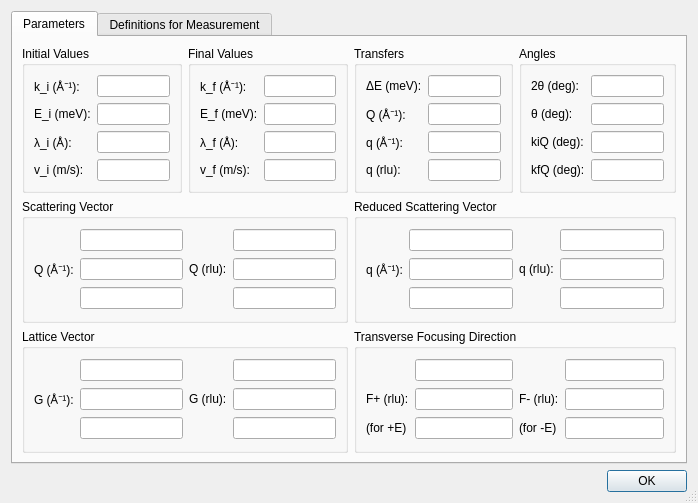
<?xml version="1.0" encoding="UTF-8"?>
<ui version="4.0">
 <class>RecipParamDlg</class>
 <widget class="QDialog" name="RecipParamDlg">
  <property name="geometry">
   <rect>
    <x>0</x>
    <y>0</y>
    <width>698</width>
    <height>503</height>
   </rect>
  </property>
  <property name="windowTitle">
   <string>Reciprocal Space Parameters</string>
  </property>
  <property name="sizeGripEnabled">
   <bool>true</bool>
  </property>
  <layout class="QGridLayout" name="gridLayout_7">
   <item row="0" column="0">
    <widget class="QTabWidget" name="tabWidget">
     <property name="currentIndex">
      <number>0</number>
     </property>
     <widget class="QWidget" name="tab">
      <attribute name="title">
       <string>Parameters</string>
      </attribute>
      <layout class="QGridLayout" name="gridLayout_10">
       <item row="0" column="0">
        <widget class="QGroupBox" name="groupBox">
         <property name="title">
          <string>Initial Values</string>
         </property>
         <layout class="QGridLayout" name="gridLayout">
          <item row="0" column="0">
           <widget class="QLabel" name="label">
            <property name="text">
             <string>k_i (Å⁻¹):</string>
            </property>
           </widget>
          </item>
          <item row="0" column="1">
           <widget class="QLineEdit" name="editKi">
            <property name="readOnly">
             <bool>true</bool>
            </property>
           </widget>
          </item>
          <item row="1" column="0">
           <widget class="QLabel" name="label_2">
            <property name="text">
             <string>E_i (meV):</string>
            </property>
           </widget>
          </item>
          <item row="1" column="1">
           <widget class="QLineEdit" name="editEi">
            <property name="readOnly">
             <bool>true</bool>
            </property>
           </widget>
          </item>
          <item row="2" column="0">
           <widget class="QLabel" name="label_3">
            <property name="text">
             <string>λ_i (Å):</string>
            </property>
           </widget>
          </item>
          <item row="2" column="1">
           <widget class="QLineEdit" name="editLami">
            <property name="readOnly">
             <bool>true</bool>
            </property>
           </widget>
          </item>
          <item row="3" column="0">
           <widget class="QLabel" name="label_4">
            <property name="text">
             <string>v_i (m/s):</string>
            </property>
           </widget>
          </item>
          <item row="3" column="1">
           <widget class="QLineEdit" name="editVi">
            <property name="readOnly">
             <bool>true</bool>
            </property>
           </widget>
          </item>
         </layout>
        </widget>
       </item>
       <item row="0" column="1">
        <widget class="QGroupBox" name="groupBox_2">
         <property name="title">
          <string>Final Values</string>
         </property>
         <layout class="QGridLayout" name="gridLayout_2">
          <item row="0" column="0">
           <widget class="QLabel" name="label_6">
            <property name="text">
             <string>k_f (Å⁻¹):</string>
            </property>
           </widget>
          </item>
          <item row="0" column="1">
           <widget class="QLineEdit" name="editKf">
            <property name="readOnly">
             <bool>true</bool>
            </property>
           </widget>
          </item>
          <item row="1" column="0">
           <widget class="QLabel" name="label_8">
            <property name="text">
             <string>E_f (meV):</string>
            </property>
           </widget>
          </item>
          <item row="1" column="1">
           <widget class="QLineEdit" name="editEf">
            <property name="readOnly">
             <bool>true</bool>
            </property>
           </widget>
          </item>
          <item row="2" column="0">
           <widget class="QLabel" name="label_5">
            <property name="text">
             <string>λ_f (Å):</string>
            </property>
           </widget>
          </item>
          <item row="2" column="1">
           <widget class="QLineEdit" name="editLamf">
            <property name="readOnly">
             <bool>true</bool>
            </property>
           </widget>
          </item>
          <item row="3" column="0">
           <widget class="QLabel" name="label_7">
            <property name="text">
             <string>v_f (m/s):</string>
            </property>
           </widget>
          </item>
          <item row="3" column="1">
           <widget class="QLineEdit" name="editVf">
            <property name="readOnly">
             <bool>true</bool>
            </property>
           </widget>
          </item>
         </layout>
        </widget>
       </item>
       <item row="0" column="2">
        <widget class="QGroupBox" name="groupBox_3">
         <property name="title">
          <string>Transfers</string>
         </property>
         <layout class="QGridLayout" name="gridLayout_4">
          <item row="1" column="1">
           <widget class="QLineEdit" name="editQ">
            <property name="readOnly">
             <bool>true</bool>
            </property>
           </widget>
          </item>
          <item row="1" column="0">
           <widget class="QLabel" name="label_13">
            <property name="text">
             <string>Q (Å⁻¹):</string>
            </property>
           </widget>
          </item>
          <item row="0" column="1">
           <widget class="QLineEdit" name="editE">
            <property name="readOnly">
             <bool>true</bool>
            </property>
           </widget>
          </item>
          <item row="0" column="0">
           <widget class="QLabel" name="label_9">
            <property name="text">
             <string>ΔE (meV):</string>
            </property>
           </widget>
          </item>
          <item row="2" column="0">
           <widget class="QLabel" name="label_14">
            <property name="text">
             <string>q (Å⁻¹):</string>
            </property>
           </widget>
          </item>
          <item row="2" column="1">
           <widget class="QLineEdit" name="editq">
            <property name="readOnly">
             <bool>true</bool>
            </property>
           </widget>
          </item>
          <item row="3" column="1">
           <widget class="QLineEdit" name="editqrlu">
            <property name="readOnly">
             <bool>true</bool>
            </property>
           </widget>
          </item>
          <item row="3" column="0">
           <widget class="QLabel" name="label_22">
            <property name="text">
             <string>q (rlu):</string>
            </property>
           </widget>
          </item>
         </layout>
        </widget>
       </item>
       <item row="0" column="3">
        <widget class="QGroupBox" name="groupBox_4">
         <property name="title">
          <string>Angles</string>
         </property>
         <layout class="QGridLayout" name="gridLayout_3">
          <item row="3" column="0">
           <widget class="QLabel" name="label_12">
            <property name="text">
             <string>kfQ (deg):</string>
            </property>
           </widget>
          </item>
          <item row="0" column="1">
           <widget class="QLineEdit" name="edit2Theta">
            <property name="readOnly">
             <bool>true</bool>
            </property>
           </widget>
          </item>
          <item row="3" column="1">
           <widget class="QLineEdit" name="editKfQ">
            <property name="readOnly">
             <bool>true</bool>
            </property>
           </widget>
          </item>
          <item row="2" column="0">
           <widget class="QLabel" name="label_11">
            <property name="text">
             <string>kiQ (deg):</string>
            </property>
           </widget>
          </item>
          <item row="2" column="1">
           <widget class="QLineEdit" name="editKiQ">
            <property name="readOnly">
             <bool>true</bool>
            </property>
           </widget>
          </item>
          <item row="0" column="0">
           <widget class="QLabel" name="label_10">
            <property name="text">
             <string>2θ (deg):</string>
            </property>
           </widget>
          </item>
          <item row="1" column="0">
           <widget class="QLabel" name="label_19">
            <property name="text">
             <string>θ (deg):</string>
            </property>
           </widget>
          </item>
          <item row="1" column="1">
           <widget class="QLineEdit" name="editTheta">
            <property name="readOnly">
             <bool>true</bool>
            </property>
           </widget>
          </item>
         </layout>
        </widget>
       </item>
       <item row="1" column="0" colspan="2">
        <widget class="QGroupBox" name="groupBox_5">
         <property name="title">
          <string>Scattering Vector</string>
         </property>
         <layout class="QGridLayout" name="gridLayout_5">
          <item row="0" column="1">
           <widget class="QLineEdit" name="editQx">
            <property name="readOnly">
             <bool>true</bool>
            </property>
           </widget>
          </item>
          <item row="0" column="3">
           <widget class="QLineEdit" name="editQxrlu">
            <property name="readOnly">
             <bool>true</bool>
            </property>
           </widget>
          </item>
          <item row="1" column="0">
           <widget class="QLabel" name="label_15">
            <property name="text">
             <string>Q (Å⁻¹):</string>
            </property>
           </widget>
          </item>
          <item row="1" column="1">
           <widget class="QLineEdit" name="editQy">
            <property name="readOnly">
             <bool>true</bool>
            </property>
           </widget>
          </item>
          <item row="1" column="2">
           <widget class="QLabel" name="label_16">
            <property name="text">
             <string>Q (rlu):</string>
            </property>
           </widget>
          </item>
          <item row="1" column="3">
           <widget class="QLineEdit" name="editQyrlu">
            <property name="readOnly">
             <bool>true</bool>
            </property>
           </widget>
          </item>
          <item row="2" column="1">
           <widget class="QLineEdit" name="editQz">
            <property name="readOnly">
             <bool>true</bool>
            </property>
           </widget>
          </item>
          <item row="2" column="3">
           <widget class="QLineEdit" name="editQzrlu">
            <property name="readOnly">
             <bool>true</bool>
            </property>
           </widget>
          </item>
         </layout>
        </widget>
       </item>
       <item row="1" column="2" colspan="2">
        <widget class="QGroupBox" name="groupBox_6">
         <property name="title">
          <string>Reduced Scattering Vector</string>
         </property>
         <layout class="QGridLayout" name="gridLayout_6">
          <item row="0" column="1">
           <widget class="QLineEdit" name="editqx">
            <property name="readOnly">
             <bool>true</bool>
            </property>
           </widget>
          </item>
          <item row="0" column="3">
           <widget class="QLineEdit" name="editqxrlu">
            <property name="readOnly">
             <bool>true</bool>
            </property>
           </widget>
          </item>
          <item row="1" column="0">
           <widget class="QLabel" name="label_17">
            <property name="text">
             <string>q (Å⁻¹):</string>
            </property>
           </widget>
          </item>
          <item row="1" column="1">
           <widget class="QLineEdit" name="editqy">
            <property name="readOnly">
             <bool>true</bool>
            </property>
           </widget>
          </item>
          <item row="1" column="2">
           <widget class="QLabel" name="label_18">
            <property name="text">
             <string>q (rlu):</string>
            </property>
           </widget>
          </item>
          <item row="1" column="3">
           <widget class="QLineEdit" name="editqyrlu">
            <property name="readOnly">
             <bool>true</bool>
            </property>
           </widget>
          </item>
          <item row="2" column="1">
           <widget class="QLineEdit" name="editqz">
            <property name="readOnly">
             <bool>true</bool>
            </property>
           </widget>
          </item>
          <item row="2" column="3">
           <widget class="QLineEdit" name="editqzrlu">
            <property name="readOnly">
             <bool>true</bool>
            </property>
           </widget>
          </item>
         </layout>
        </widget>
       </item>
       <item row="2" column="0" colspan="2">
        <widget class="QGroupBox" name="groupBox_7">
         <property name="title">
          <string>Lattice Vector</string>
         </property>
         <layout class="QGridLayout" name="gridLayout_8">
          <item row="0" column="1">
           <widget class="QLineEdit" name="editGx">
            <property name="readOnly">
             <bool>true</bool>
            </property>
           </widget>
          </item>
          <item row="0" column="3">
           <widget class="QLineEdit" name="editGxrlu">
            <property name="readOnly">
             <bool>true</bool>
            </property>
           </widget>
          </item>
          <item row="1" column="0">
           <widget class="QLabel" name="label_20">
            <property name="text">
             <string>G (Å⁻¹):</string>
            </property>
           </widget>
          </item>
          <item row="1" column="1">
           <widget class="QLineEdit" name="editGy">
            <property name="readOnly">
             <bool>true</bool>
            </property>
           </widget>
          </item>
          <item row="1" column="2">
           <widget class="QLabel" name="label_21">
            <property name="text">
             <string>G (rlu):</string>
            </property>
           </widget>
          </item>
          <item row="1" column="3">
           <widget class="QLineEdit" name="editGyrlu">
            <property name="readOnly">
             <bool>true</bool>
            </property>
           </widget>
          </item>
          <item row="2" column="1">
           <widget class="QLineEdit" name="editGz">
            <property name="readOnly">
             <bool>true</bool>
            </property>
           </widget>
          </item>
          <item row="2" column="3">
           <widget class="QLineEdit" name="editGzrlu">
            <property name="readOnly">
             <bool>true</bool>
            </property>
           </widget>
          </item>
         </layout>
        </widget>
       </item>
       <item row="2" column="2" colspan="2">
        <widget class="QGroupBox" name="groupBox_8">
         <property name="title">
          <string>Transverse Focusing Direction</string>
         </property>
         <layout class="QGridLayout" name="gridLayout_9">
          <item row="0" column="1">
           <widget class="QLineEdit" name="editFpx">
            <property name="readOnly">
             <bool>true</bool>
            </property>
           </widget>
          </item>
          <item row="0" column="3">
           <widget class="QLineEdit" name="editFmx">
            <property name="readOnly">
             <bool>true</bool>
            </property>
           </widget>
          </item>
          <item row="1" column="1">
           <widget class="QLineEdit" name="editFpy">
            <property name="readOnly">
             <bool>true</bool>
            </property>
           </widget>
          </item>
          <item row="1" column="3">
           <widget class="QLineEdit" name="editFmy">
            <property name="readOnly">
             <bool>true</bool>
            </property>
           </widget>
          </item>
          <item row="2" column="1">
           <widget class="QLineEdit" name="editFpz">
            <property name="readOnly">
             <bool>true</bool>
            </property>
           </widget>
          </item>
          <item row="2" column="3">
           <widget class="QLineEdit" name="editFmz">
            <property name="readOnly">
             <bool>true</bool>
            </property>
           </widget>
          </item>
          <item row="2" column="2">
           <widget class="QLabel" name="label_24">
            <property name="text">
             <string>(for -E)</string>
            </property>
           </widget>
          </item>
          <item row="2" column="0">
           <widget class="QLabel" name="label_23">
            <property name="text">
             <string>(for +E)</string>
            </property>
           </widget>
          </item>
          <item row="1" column="0">
           <widget class="QLabel" name="label_25">
            <property name="text">
             <string>F+ (rlu):</string>
            </property>
           </widget>
          </item>
          <item row="1" column="2">
           <widget class="QLabel" name="label_26">
            <property name="text">
             <string>F- (rlu):</string>
            </property>
           </widget>
          </item>
         </layout>
        </widget>
       </item>
      </layout>
     </widget>
     <widget class="QWidget" name="tab_2">
      <attribute name="title">
       <string>Definitions for Measurement</string>
      </attribute>
      <layout class="QGridLayout" name="gridLayout_14">
       <item row="0" column="0">
        <widget class="QGroupBox" name="groupBox_9">
         <property name="sizePolicy">
          <sizepolicy hsizetype="Preferred" vsizetype="Preferred">
           <horstretch>0</horstretch>
           <verstretch>0</verstretch>
          </sizepolicy>
         </property>
         <property name="title">
          <string>Origin Vector</string>
         </property>
         <layout class="QGridLayout" name="gridLayout_11">
          <item row="1" column="1">
           <widget class="QLineEdit" name="editOriginK">
            <property name="text">
             <string>0</string>
            </property>
            <property name="readOnly">
             <bool>false</bool>
            </property>
           </widget>
          </item>
          <item row="2" column="1">
           <widget class="QLineEdit" name="editOriginL">
            <property name="text">
             <string>0</string>
            </property>
            <property name="readOnly">
             <bool>false</bool>
            </property>
           </widget>
          </item>
          <item row="0" column="1">
           <widget class="QLineEdit" name="editOriginH">
            <property name="text">
             <string>1</string>
            </property>
            <property name="readOnly">
             <bool>false</bool>
            </property>
           </widget>
          </item>
          <item row="1" column="0">
           <widget class="QLabel" name="label_28">
            <property name="text">
             <string>Q (rlu):</string>
            </property>
           </widget>
          </item>
          <item row="3" column="1">
           <widget class="QPushButton" name="btnUseG">
            <property name="text">
             <string>Use G Vector</string>
            </property>
           </widget>
          </item>
         </layout>
        </widget>
       </item>
       <item row="1" column="0">
        <widget class="QGroupBox" name="groupBox_10">
         <property name="sizePolicy">
          <sizepolicy hsizetype="Preferred" vsizetype="Preferred">
           <horstretch>0</horstretch>
           <verstretch>0</verstretch>
          </sizepolicy>
         </property>
         <property name="title">
          <string>Scan Direction (for Focus)</string>
         </property>
         <layout class="QGridLayout" name="gridLayout_12">
          <item row="0" column="0">
           <widget class="QRadioButton" name="radioEp">
            <property name="text">
             <string>+E Direction</string>
            </property>
            <property name="checked">
             <bool>true</bool>
            </property>
           </widget>
          </item>
          <item row="1" column="0">
           <widget class="QRadioButton" name="radioEm">
            <property name="text">
             <string>-E Direction</string>
            </property>
           </widget>
          </item>
         </layout>
        </widget>
       </item>
       <item row="2" column="0">
        <spacer name="verticalSpacer">
         <property name="orientation">
          <enum>Qt::Vertical</enum>
         </property>
         <property name="sizeHint" stdset="0">
          <size>
           <width>20</width>
           <height>40</height>
          </size>
         </property>
        </spacer>
       </item>
       <item row="0" column="1" rowspan="3">
        <widget class="QGroupBox" name="groupBox_11">
         <property name="sizePolicy">
          <sizepolicy hsizetype="Preferred" vsizetype="Preferred">
           <horstretch>1</horstretch>
           <verstretch>0</verstretch>
          </sizepolicy>
         </property>
         <property name="title">
          <string>Definitions</string>
         </property>
         <layout class="QGridLayout" name="gridLayout_13">
          <item row="0" column="0">
           <widget class="QTextEdit" name="editDefs">
            <property name="undoRedoEnabled">
             <bool>false</bool>
            </property>
            <property name="lineWrapMode">
             <enum>QTextEdit::NoWrap</enum>
            </property>
            <property name="readOnly">
             <bool>true</bool>
            </property>
            <property name="acceptRichText">
             <bool>false</bool>
            </property>
           </widget>
          </item>
         </layout>
        </widget>
       </item>
      </layout>
     </widget>
    </widget>
   </item>
   <item row="1" column="0">
    <widget class="QDialogButtonBox" name="buttonBox">
     <property name="orientation">
      <enum>Qt::Horizontal</enum>
     </property>
     <property name="standardButtons">
      <set>QDialogButtonBox::Ok</set>
     </property>
    </widget>
   </item>
  </layout>
 </widget>
 <tabstops>
  <tabstop>tabWidget</tabstop>
  <tabstop>editKi</tabstop>
  <tabstop>editEi</tabstop>
  <tabstop>editLami</tabstop>
  <tabstop>editVi</tabstop>
  <tabstop>editKf</tabstop>
  <tabstop>editEf</tabstop>
  <tabstop>editLamf</tabstop>
  <tabstop>editVf</tabstop>
  <tabstop>editE</tabstop>
  <tabstop>editQ</tabstop>
  <tabstop>editq</tabstop>
  <tabstop>editqrlu</tabstop>
  <tabstop>edit2Theta</tabstop>
  <tabstop>editTheta</tabstop>
  <tabstop>editKiQ</tabstop>
  <tabstop>editKfQ</tabstop>
  <tabstop>editQx</tabstop>
  <tabstop>editQy</tabstop>
  <tabstop>editQz</tabstop>
  <tabstop>editQxrlu</tabstop>
  <tabstop>editQyrlu</tabstop>
  <tabstop>editQzrlu</tabstop>
  <tabstop>editqx</tabstop>
  <tabstop>editqy</tabstop>
  <tabstop>editqz</tabstop>
  <tabstop>editqxrlu</tabstop>
  <tabstop>editqyrlu</tabstop>
  <tabstop>editqzrlu</tabstop>
  <tabstop>editGx</tabstop>
  <tabstop>editGy</tabstop>
  <tabstop>editGz</tabstop>
  <tabstop>editGxrlu</tabstop>
  <tabstop>editGyrlu</tabstop>
  <tabstop>editGzrlu</tabstop>
  <tabstop>editFpx</tabstop>
  <tabstop>editFpy</tabstop>
  <tabstop>editFpz</tabstop>
  <tabstop>editFmx</tabstop>
  <tabstop>editFmy</tabstop>
  <tabstop>editFmz</tabstop>
  <tabstop>editOriginH</tabstop>
  <tabstop>editOriginK</tabstop>
  <tabstop>editOriginL</tabstop>
  <tabstop>btnUseG</tabstop>
  <tabstop>radioEp</tabstop>
  <tabstop>radioEm</tabstop>
  <tabstop>editDefs</tabstop>
  <tabstop>buttonBox</tabstop>
 </tabstops>
 <resources/>
 <connections>
  <connection>
   <sender>buttonBox</sender>
   <signal>accepted()</signal>
   <receiver>RecipParamDlg</receiver>
   <slot>accept()</slot>
   <hints>
    <hint type="sourcelabel">
     <x>227</x>
     <y>493</y>
    </hint>
    <hint type="destinationlabel">
     <x>157</x>
     <y>274</y>
    </hint>
   </hints>
  </connection>
  <connection>
   <sender>buttonBox</sender>
   <signal>rejected()</signal>
   <receiver>RecipParamDlg</receiver>
   <slot>reject()</slot>
   <hints>
    <hint type="sourcelabel">
     <x>295</x>
     <y>499</y>
    </hint>
    <hint type="destinationlabel">
     <x>286</x>
     <y>274</y>
    </hint>
   </hints>
  </connection>
 </connections>
</ui>
